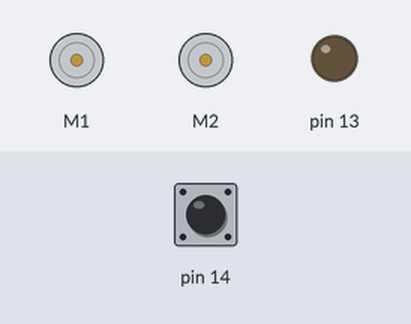
The sketch below on a simulated Arduino Leonardo, built with avr-gcc and run on an emulated ATmega32U4. Parts: 2 × DC motor (green arrow = forward, orange = backward, longer = faster), output pins drawn as LEDs (lit = HIGH). Inputs (shaded band) come from the test bench; at power-on: pin 14 HIGH.

Above: at 1.2 s.
1.3 s: pin 14 pulled LOW for 0.15 s
At 3.5 s:
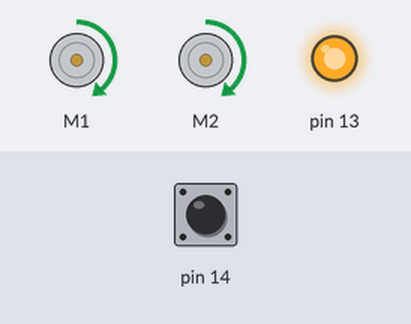
At 4.75 s:
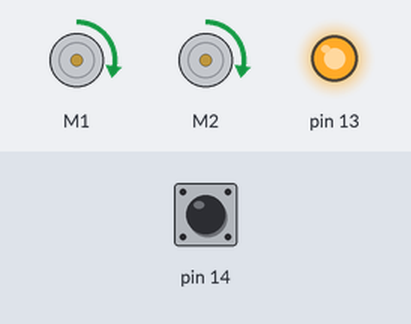
6.4 s: pin 14 pulled LOW for 1 s
At 6.55 s:
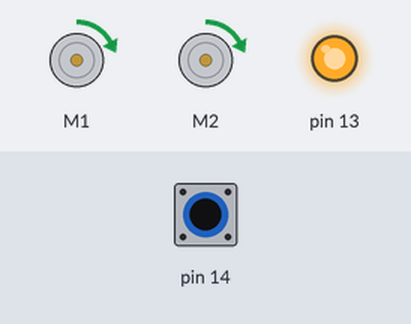
Timing chart, 0 to 11.9 s (numbered marks = the images above; inputs shaded):
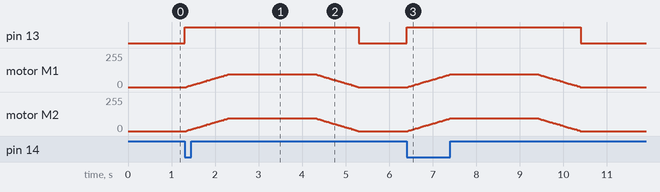

The sketch:

romi32u4_advanced_417.ino
```cpp
// snippet: romi32u4_advanced_417
// tags: romi32u4
// boards: romi32u4
// library: Romi32U4
// description: Implement speed ramp: on buttonA press, ramp motors from 0 to 150 over 1 second using millis(), h…
// prompts: implement, speed, buttona, press, motors, second
// verified: compile-only
// source: kd-generated (id 417)
// exact-include: Romi32U4.h

#include <Romi32U4.h>

Romi32U4Motors motors;
Romi32U4ButtonA buttonA;  // Romi buttons/LEDs go through the library, not raw pin numbers

enum State { IDLE, RAMP_UP, HOLD, RAMP_DOWN };
State state = IDLE;

const int TARGET_SPEED = 150;
const unsigned long RAMP_TIME = 1000;  // 1 second up, 1 second down
const unsigned long HOLD_TIME = 2000;  // 2 seconds at full speed
unsigned long stateStart = 0;

void setup() {
  motors.setSpeeds(0, 0);
}

void loop() {
  unsigned long now = millis();
  unsigned long elapsed = now - stateStart;

  switch (state) {
    case IDLE:
      if (buttonA.getSingleDebouncedPress()) {
        state = RAMP_UP;
        stateStart = now;
        ledYellow(true);
      }
      break;

    case RAMP_UP:
      if (elapsed >= RAMP_TIME) {
        motors.setSpeeds(TARGET_SPEED, TARGET_SPEED);
        state = HOLD;
        stateStart = now;
      } else {
        int s = (long)TARGET_SPEED * elapsed / RAMP_TIME;  // linear 0 -> TARGET over RAMP_TIME
        motors.setSpeeds(s, s);
      }
      break;

    case HOLD:
      if (elapsed >= HOLD_TIME) {
        state = RAMP_DOWN;
        stateStart = now;
      }
      break;

    case RAMP_DOWN:
      if (elapsed >= RAMP_TIME) {
        motors.setSpeeds(0, 0);
        state = IDLE;
        ledYellow(false);
      } else {
        int s = TARGET_SPEED - (long)TARGET_SPEED * elapsed / RAMP_TIME;
        motors.setSpeeds(s, s);
      }
      break;
  }
}
```

Measured:
- after the input at 1.3 s, pin 13: LOW → HIGH at once, → LOW 4.0 s later; motor M1, motor M2: rises from stopped to forward 95/255 in 0.97 s, then falls to stopped in 3.0 s
- after the input at 6.4 s, pin 13: LOW → HIGH at once, → LOW 4.0 s later; motor M1, motor M2: rises from stopped to forward 95/255 in 0.97 s, then falls to stopped in 3.0 s
